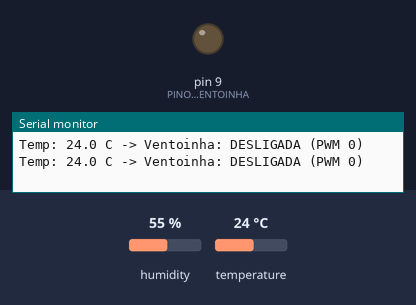
A sketch run on a simulated Arduino Uno, built with avr-gcc and run on an emulated ATmega328P. Parts: output pins drawn as LEDs (lit = HIGH), the last lines printed to the serial monitor. The test bench sets the inputs (shaded band); at power-on: temperature 24 °C, humidity 55 %.

Above: at 4.8 s.
4.9 s: temperature set to 27 °C
At 7.2 s:
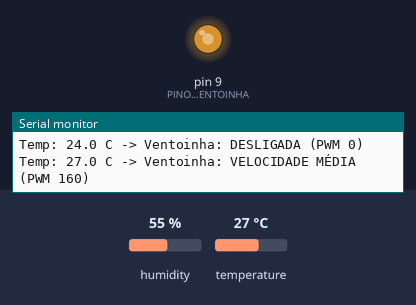
7.9 s: temperature set to 30 °C
At 8.4 s:
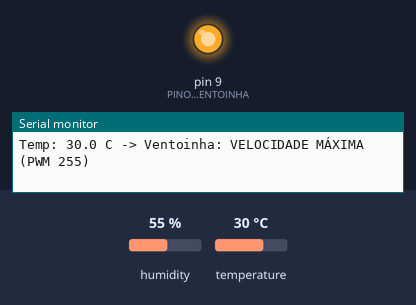
10.9 s: temperature set to 28 °C
At 13.2 s:
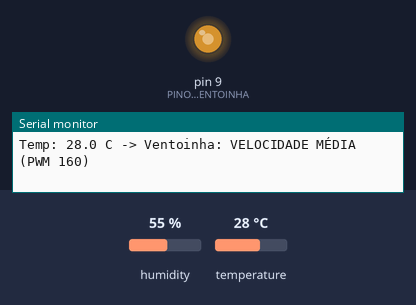
13.9 s: temperature set to 33 °C
At 15.6 s:
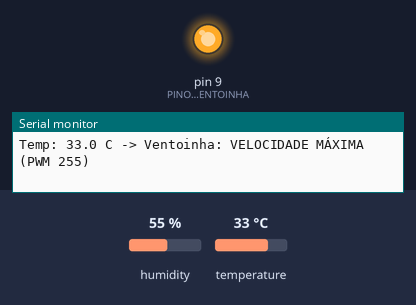
Timing chart, 0 to 17.1 s (numbered marks = the images above; inputs shaded):
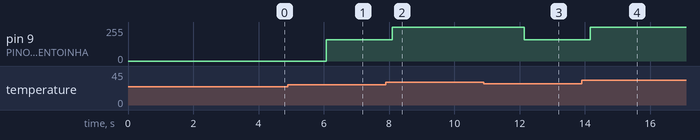

Measured:
- the behaviour switches between 25 and 26 °C on temperature (found by bisection; images 0 and 1)
- the behaviour switches between 28 and 29 °C on temperature (found by bisection; images 1 and 2)
- after the input at 4.9 s, pin 9 (PINO_VENTOINHA): 0/255 → 160/255 after 1.2 s
- after the input at 7.9 s, pin 9 (PINO_VENTOINHA): 160/255 → 255/255 after 0.20 s
- after the input at 10.9 s, pin 9 (PINO_VENTOINHA): 255/255 → 160/255 after 1.2 s
- after the input at 13.9 s, pin 9 (PINO_VENTOINHA): 160/255 → 255/255 after 0.27 s

The sketch:

p48_ventilador_automatico_por_temperatura.ino
```cpp
/*
 * Projeto 48: Ventilador Automático por Temperatura
 * O que faz: Lê a temperatura no DHT11 e controla por PWM a velocidade de uma ventoinha 5V via transistor.
 * Ligações: D2 (DHT11 DATA), D9 (Base do Transistor via resistor 1 kΩ)
 * Bibliotecas: DHT sensor library (Adafruit)
 * Material: 80 Projetos Arduino
 */

#include <DHT.h>

const byte PINO_DHT = 2;       // Dados do sensor DHT11
const byte PINO_VENTOINHA = 9; // Pino PWM ligado à base do transistor

const float TEMP_LIGA_MEDIA = 26.0; // AJUSTE AQUI: liga velocidade média acima deste valor (°C)
const float TEMP_LIGA_MAX = 29.0;   // AJUSTE AQUI: liga velocidade máxima acima deste valor (°C)

DHT dht(PINO_DHT, DHT11);

void setup() {
  Serial.begin(9600);
  pinMode(PINO_VENTOINHA, OUTPUT);
  analogWrite(PINO_VENTOINHA, 0);
  dht.begin();
  Serial.println(F("Sistema pronto! Ventilador Automático por Temperatura."));
}

void loop() {
  delay(2000);
  float temp = dht.readTemperature();

  if (isnan(temp)) {
    Serial.println(F("Erro ao ler o DHT11! Verifique o pino D2."));
    return;
  }

  Serial.print(F("Temp: "));
  Serial.print(temp, 1);
  Serial.print(F(" C -> Ventoinha: "));

  if (temp >= TEMP_LIGA_MAX) {
    analogWrite(PINO_VENTOINHA, 255);
    Serial.println(F("VELOCIDADE MÁXIMA (PWM 255)"));
  } else if (temp >= TEMP_LIGA_MEDIA) {
    analogWrite(PINO_VENTOINHA, 160);
    Serial.println(F("VELOCIDADE MÉDIA (PWM 160)"));
  } else {
    analogWrite(PINO_VENTOINHA, 0);
    Serial.println(F("DESLIGADA (PWM 0)"));
  }
}
```
